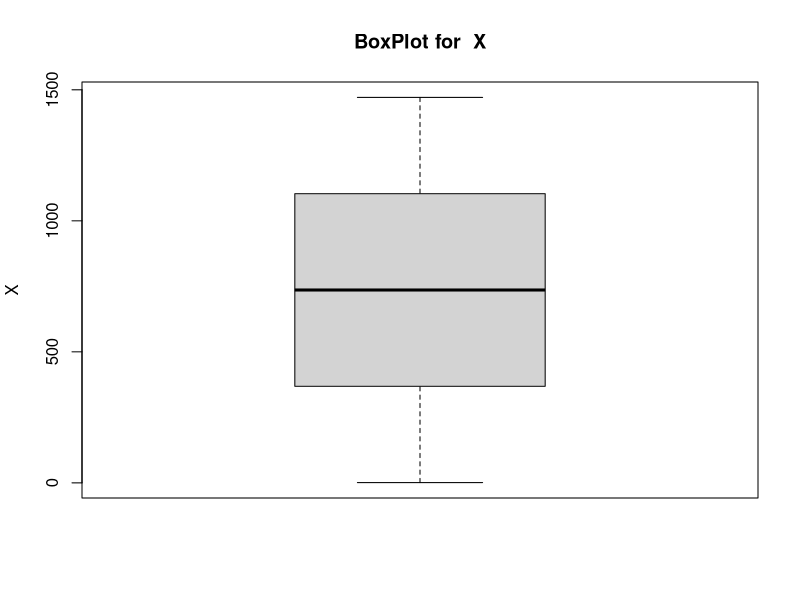
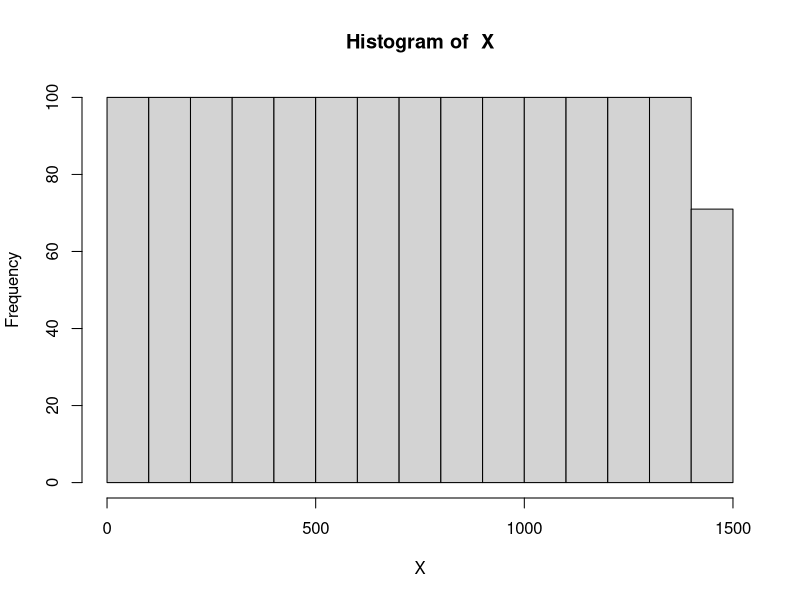
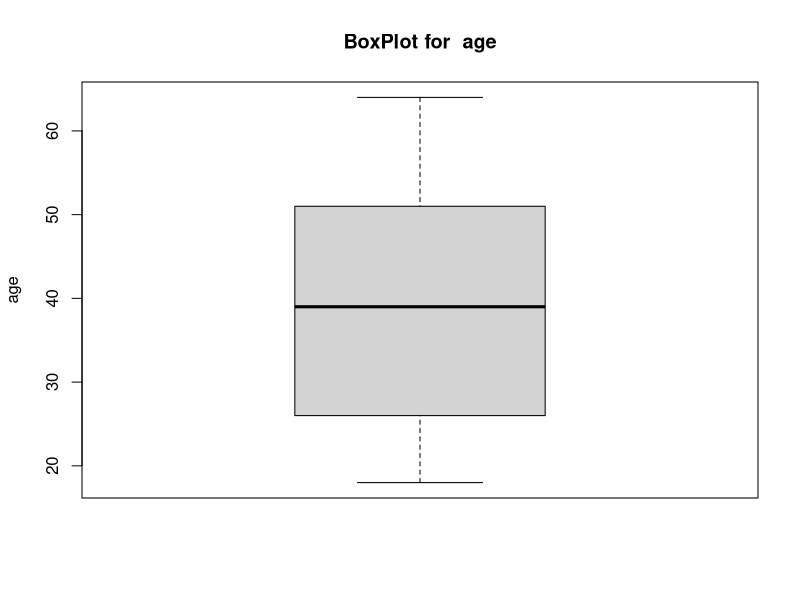
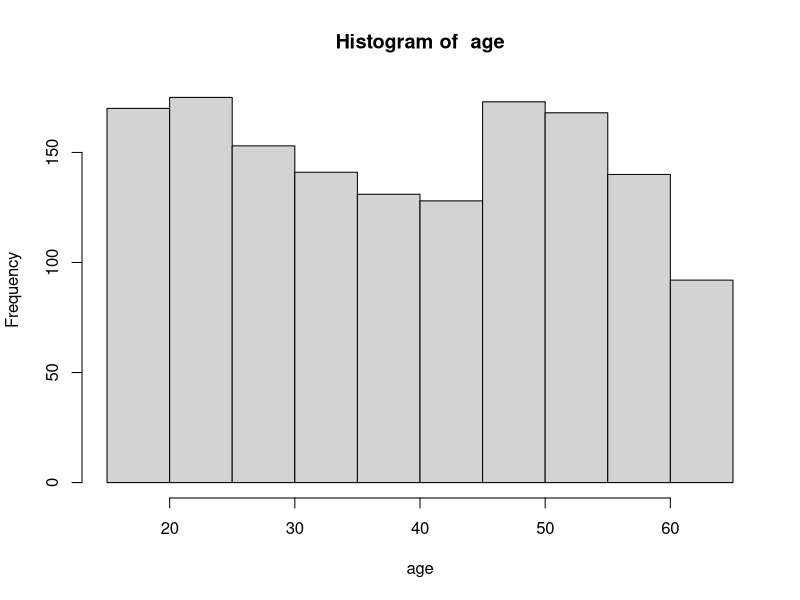

Source code (R) for these figures, in order: (Note: this script raises an error after producing the figures.)
get_mode = function(dataSet){
  uniqueItems <- unique(dataSet)
  uniqueItems[which.max(tabulate(match(dataSet, uniqueItems)))]
}

my_function = function(dataSet, parameter){
  
  # Iterating through each column
  for(column_name in colnames(dataSet)){
    
    if(column_name == "X1"){
      next    
    }
    data_column = dataSet[[column_name]]
    
    # Calculating number of missing values for the current column
    no_of_missing_values = sum(is.na(data_column))
   
    # Checking for quantitative variables
    if(is.numeric(data_column) == TRUE){
      cat(column_name," is quantitative \n")
      cat("Number of missing values", no_of_missing_values, "\n")
      
      if(no_of_missing_values > 0){
        
        # Calculating the mean in order to replace missing values
        mean_value = mean(data_column, na.rm = TRUE)
        dataSet[[column_name]][is.na(dataSet[[column_name]])] =  mean_value
      }
    
     outLiers =  boxplot(dataSet[[column_name]], ylab = column_name, main = paste("BoxPlot for ", column_name))$out
    
     hist(dataSet[[column_name]], main=paste("Histogram of ",column_name), xlab = column_name)
     cat("Outliers", outLiers, "\n\n\n")
     
     
     
    } 
    
    # Qualititative variables
    else{
      cat(column_name," is qualititative \n")
      cat("Number of missing values", no_of_missing_values, "\n\n\n")
      
      if(no_of_missing_values > 0){
        
        # Calculating mode inorder to replace missing values
        mode_value = get_mode(data_column)
        dataSet[[column_name]][is.na(dataSet[[column_name]])] =  mode_value
      }
      
    
      variable_summery = summary(dataSet[[column_name]])
    
      # plotting a bar chart  
      barplot(variable_summery, main= paste(column_name, " distribution") )
      
      # plotting a pie chart
      percentages = round(100*variable_summery/sum(variable_summery), 1)
      print(head(dataSet))
      pie(variable_summery, main= paste(column_name, " distribution") , col = rainbow(length(variable_summery)), labels = percentages)
      legend("topright", names(variable_summery), cex = 0.8, fill = rainbow(length(variable_summery)))
      
    }
    
  }
  
  if(is.numeric(dataSet[[parameter]])){
    min_model_fomula = as.formula(paste(parameter, paste(c(1)), sep = "~"))
    column_names = names(dataSet)
    column_names = column_names[column_names != "X" & column_names != paste(parameter)]
    full_model_fomula = as.formula(paste("~", paste(column_names, collapse = "+"),sep = ""))
    
    min_model = lm(min_model_fomula, data = dataSet)
    forward_model = step(min_model, direction = "forward", scope = full_model_fomula)
    print(summary(forward_model))
    
    # Checking for model assumptions
    standardized_residules = rstandard(forward_model)
    
    # Comparing the distribution of the residuals with the standard distribution
    qqnorm(standardized_residules, ylab = "Quantiles of Standardized Residuals", xlab = "Quantiles of Standard Distribution", main = "Q - Q plot for Residuals and Normal Distribution")
    qqline(standardized_residules)
    
    # Testing normality using shapiro test
    print(shapiro.test(forward_model$residuals))
    
    # looking for variance and linearity
    for(column in column_names){
      
      if(class(dataSet[[column]]) != "factor"){
        plot( y = forward_model$residuals , x = dataSet[[column]], xlab = column, ylab = "Rediduals", main = paste(column," and Residuals"))
        abline(h = 0, col = "red")      
      }
      
    }
    
  }
  
  
  
  
  
  
}

setwd("/Users/namilap/Documents/Msc/DataAnalysis/CourseWork")
dataSet = read.csv("insuranceData.csv", header = TRUE)
  #read.csv("population_by_district_in_census_years.csv", header = TRUE)
#head(SLPopulation)
my_function(dataSet, "premium")

parameter = "premium"




if(is.numeric(dataSet[[parameter]])){
  min_model_fomula = as.formula(paste(parameter, paste(c(1)), sep = "~"))
  column_names = names(dataSet)
  column_names = column_names[column_names != "X" & column_names != paste(parameter)]
  full_model_fomula = as.formula(paste("~", paste(column_names, collapse = "+"),sep = ""))
  
  min_model = lm(min_model_fomula, data = dataSet)
  forward_model = step(min_model, direction = "forward", scope = full_model_fomula)
  summary(forward_model)
  
  
  standardized_residules = rstandard(forward_model)
  
  # Comparing the distribution of the residuals with the standard distribution
  qqnorm(standardized_residules, ylab = "Quantiles of Standardized Residuals", xlab = "Quantiles of Standard Distribution", main = "Q - Q plot for Residuals and Normal Distribution")
  qqline(standardized_residules)
  
  # Testing normality using shapiro test
  shapiro.test(forward_model$residuals)
  #p-value < 2.2e-16
  
  # looking for variance and linearity
  for(column in column_names){
    
    if(class(dataSet[[column]]) != "factor"){
      plot( y = forward_model$residuals , x = dataSet[[column]], xlab = column, ylab = "Rediduals")
      abline(h = 0, col = "red")      
    }

  }
  
  
} 

if(is.factor(dataSet[[parameter]])){
  
}

  #"District"



